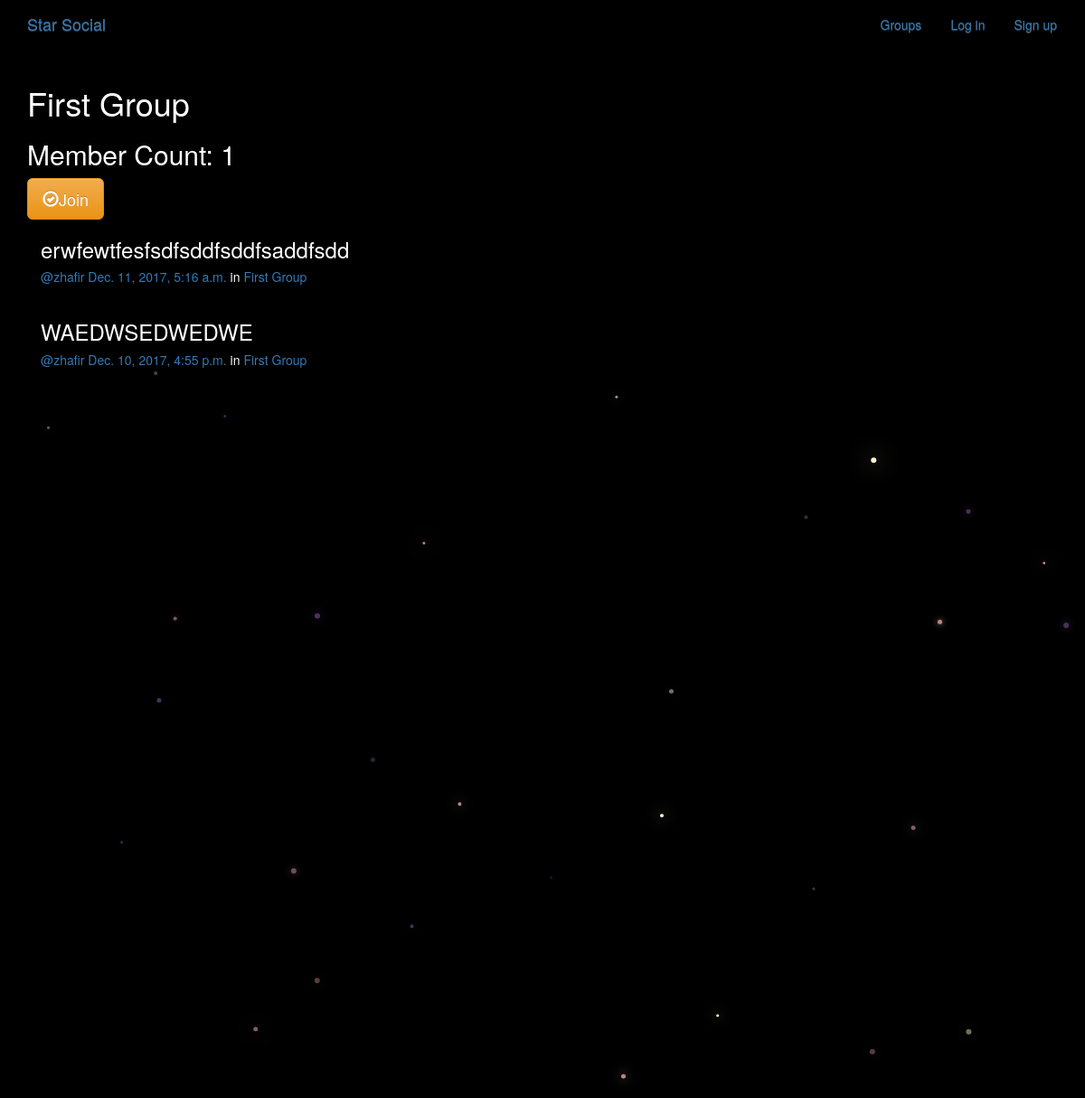
Screenshot of /groups/post/in/first-group/ with the database file from the repository.
### groups/models.py (models this page shows, shortened)
class Group(models.Model):
    name = models.CharField(max_length=255,unique=True)
    slug = models.SlugField(allow_unicode=True,unique=True)
    description = models.TextField(blank=True,default='')
    description_html = models.TextField(editable=False,default='',blank=True)
    members = models.ManyToManyField(User,through='GroupMember')
    class Meta:
        ordering = ['name']

### posts/models.py (models this page shows, shortened)
class Post(models.Model):
    user = models.ForeignKey(User, related_name="posts")
    created_at = models.DateTimeField(auto_now=True)
    message = models.TextField()
    message_html = models.TextField(editable=False)
    group = models.ForeignKey(Group, related_name="posts",null=True, blank=True)
    class Meta:
        ordering = ["-created_at"]
        unique_together = ["user", "message"]

### groups/views.py (the view)
# urls.py: url(r'post/in/(?P<slug>[-\w]+)/$',views.SingleGroup.as_view(),name='single'),
class SingleGroup(generic.DetailView):
    model = Group

### groups/templates/groups/group_detail.html
{% extends "groups/group_base.html" %}
{% block pregroup %}
<h1>{{group.name}}</h1>
<h2>Member Count: {{group.members.count}}</h2>
<div class="content">
    {% if user in group.members.all %}
        <a href="{% url 'groups:leave' slug=group.slug %}"
            class ='btn btn-lg btn-fill btn-warning'><span
            class='glyphicon glyphicon-remove-circle'></span>Leave</a>
    {% else %}
    <a href="{% url 'groups:join' slug=group.slug %}"
        class ='btn btn-lg btn-fill btn-warning'><span
        class='glyphicon glyphicon-ok-circle'></span>Join</a>
    {% endif %}
</div>
{% endblock %}
{% block group_content %}
<div class="col-md-8">
    {% if group.posts.count == 0 %}
        <h2>No post in this group yet!</h2>
    {% else %}
        {% for post in group.posts.all %}
            {% include "posts/_post.html" %}
        {% endfor %}
    {% endif %}
</div>
{% endblock %}

### posts/templates/posts/_post.html (shortened to what this page needs)
<div class="post media">
	<h3>{{ post.message_html|safe }}</h3>
	<div class="media-body">
		<h5 class="media-heading">
			<span class="username"><a href="{% url 'posts:for_user' username=post.user.username %}">@{{ post.user.username }}</a></span>
			<time class="time"><a href="{% url 'posts:single' username=post.user.username pk=post.pk %}">{{ post.created_at }}</a></time>
			{% if post.group %}
			<span class="group-name">in <a href="#">{{ post.group.name }}</a></span>
			{% endif %}
		</h5>
	</div>
</div>

### static/simplesocial/css/master.css (style rules this page uses)
body { margin: 0; overflow: hidden; background-color: #000000; color:white; }

### rows the page displays
Group: name "First Group", members.count "1"
Post: message_html "erwfewtfesfsdfsddfsddfsaddfsdd", user.username "zhafir", created_at "Dec. 11, 2017, 5:16 a.m.", group.name "First Group"
Post: message_html "WAEDWSEDWEDWE", user.username "zhafir", created_at "Dec. 10, 2017, 4:55 p.m.", group.name "First Group"
